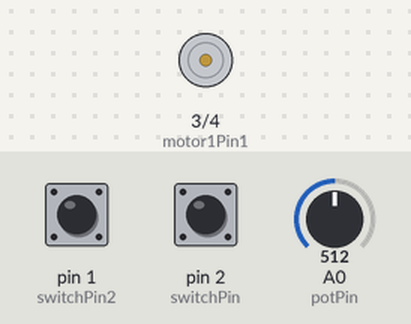
Recording of a sketch running on a simulated Arduino Uno, built with avr-gcc and run on an emulated ATmega328P. Parts: motor-driver pin pairs drawn as motors (green arrow = first pin HIGH = forward, orange = second pin HIGH = backward, longer = more drive, scaled by the enable pin). Inputs (shaded band) come from the test bench; at power-on: pin 1 (switchPin2) LOW, pin 2 (switchPin) LOW, A0 (potPin) = 512.

Above: at 1.2 s.
1.3 s: pin 1 (switchPin2) pulled HIGH for 0.15 s
At 1.37 s:
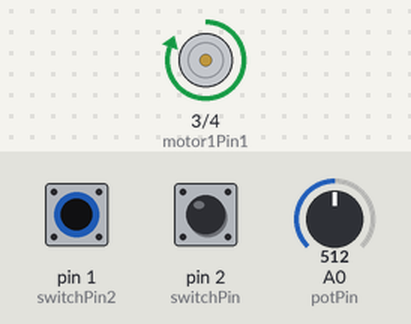
2.9 s: pin 2 (switchPin) pulled HIGH for 0.15 s
4.5 s: pin 2 (switchPin) pulled HIGH for 3.2 s
9.2 s: pin 1 (switchPin2) pulled HIGH for 3.2 s
At 12.7 s:
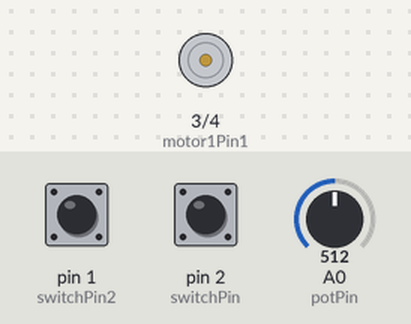
13.9 s: pin 1 (switchPin2) driven HIGH and pin 2 (switchPin) driven HIGH
At 15.1 s:
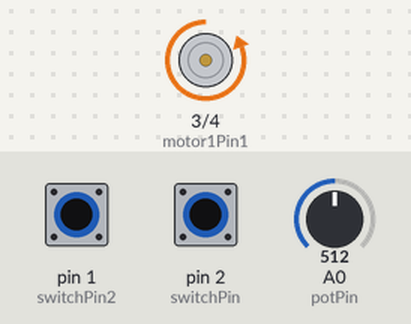
15.4 s: A0 (potPin) set to 122
At 16.2 s:
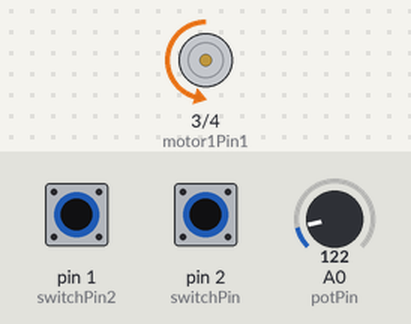
Timing chart, 0 to 17.9 s (numbered marks = the images above; inputs shaded):
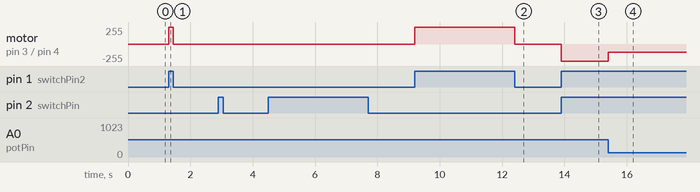

Measured:
- after the input at 1.3 s, motor on pin 3 (motor1Pin1) / pin 4 (motor1Pin2): stopped → forward 255/255 at once, → stopped 0.15 s later
- after the input at 9.2 s, motor on pin 3 (motor1Pin1) / pin 4 (motor1Pin2): stopped → forward 255/255 at once, → stopped 3.2 s later
- after the input at 13.9 s, motor on pin 3 (motor1Pin1) / pin 4 (motor1Pin2): stopped → backward 255/255 at once
- after the input at 15.4 s, motor on pin 3 (motor1Pin1) / pin 4 (motor1Pin2): backward 255/255 → backward 122/255 at once

The sketch:

motoor2.ino
```cpp
int switchPin = 2;  // lüliti 1
int switchPin2 = 1;  // lüliti 2
int potPin = A0;  // potentsiomeeter
int motor1Pin1 = 3;  // viik 2 (L293D)
int motor1Pin2 = 4;  // viik 7 (L293D)
int enablePin = 9;  // viik 1(L293D)

void setup() {
  // sisendid
  pinMode(switchPin, INPUT);
  pinMode(switchPin2, INPUT);
  // väljundid
  pinMode(motor1Pin1, OUTPUT);
  pinMode(motor1Pin2, OUTPUT);
  pinMode(enablePin, OUTPUT);
}

void loop() {
  // mootori kiirus
  int motorSpeed = analogRead(potPin);
  // aktiveeri mootor
  if (digitalRead(switchPin2) == HIGH)
  {
    analogWrite(enablePin, motorSpeed);
  }
  else
  {
    analogWrite(enablePin, 0);
  }

  // kui lüliti on HIGH, siis liiguta mootorit ühes suunas:
  if (digitalRead(switchPin) == HIGH)
  {
    digitalWrite(motor1Pin1, LOW);  // viik 2 (L293D) LOW
    digitalWrite(motor1Pin2, HIGH);  // viik 7 (L293D) HIGH
  }
  // kui lüliti on LOW, siis liiguta mootorit teises suunas:
  else
  {
    digitalWrite(motor1Pin1, HIGH);  // viik 2 (L293D) HIGH
    digitalWrite(motor1Pin2, LOW);  // viik 7 (L293D) LOW
  }
}
```
